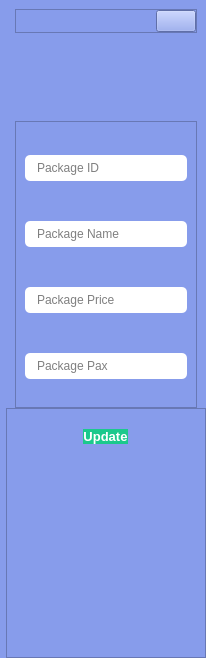
     <widget class="QCustomSlideMenu" name="updatePackagesMenu" native="true">
      <property name="minimumSize">
       <size>
        <width>0</width>
        <height>658</height>
       </size>
      </property>
      <property name="maximumSize">
       <size>
        <width>0</width>
        <height>16777215</height>
       </size>
      </property>
      <property name="styleSheet">
       <string notr="true">background-color: #879CEB;</string>
      </property>
      <layout class="QVBoxLayout" name="verticalLayout_83">
       <property name="spacing">
        <number>0</number>
       </property>
       <property name="leftMargin">
        <number>6</number>
       </property>
       <property name="topMargin">
        <number>0</number>
       </property>
       <property name="rightMargin">
        <number>0</number>
       </property>
       <property name="bottomMargin">
        <number>0</number>
       </property>
       <item>
        <widget class="QWidget" name="widget_38" native="true">
         <property name="minimumSize">
          <size>
           <width>200</width>
           <height>350</height>
          </size>
         </property>
         <property name="styleSheet">
          <string notr="true">background-color: #879CEB;</string>
         </property>
         <layout class="QVBoxLayout" name="verticalLayout_84">
          <property name="spacing">
           <number>9</number>
          </property>
          <property name="bottomMargin">
           <number>0</number>
          </property>
          <item>
           <widget class="QFrame" name="frame_61">
            <property name="sizePolicy">
             <sizepolicy hsizetype="Preferred" vsizetype="Fixed">
              <horstretch>0</horstretch>
              <verstretch>0</verstretch>
             </sizepolicy>
            </property>
            <property name="styleSheet">
             <string notr="true">background-color: #879CEB;</string>
            </property>
            <property name="frameShape">
             <enum>QFrame::StyledPanel</enum>
            </property>
            <property name="frameShadow">
             <enum>QFrame::Raised</enum>
            </property>
            <layout class="QHBoxLayout" name="horizontalLayout_62">
             <property name="spacing">
              <number>0</number>
             </property>
             <property name="leftMargin">
              <number>0</number>
             </property>
             <property name="topMargin">
              <number>0</number>
             </property>
             <property name="rightMargin">
              <number>0</number>
             </property>
             <property name="bottomMargin">
              <number>0</number>
             </property>
             <item alignment="Qt::AlignRight">
              <widget class="QPushButton" name="closeUpdatePackagesMenu">
               <property name="text">
                <string/>
               </property>
               <property name="icon">
                <iconset>
                 <normaloff>../SSIS v@/Resource/closeIcon.png</normaloff>../SSIS v@/Resource/closeIcon.png</iconset>
               </property>
               <property name="iconSize">
                <size>
                 <width>24</width>
                 <height>24</height>
                </size>
               </property>
              </widget>
             </item>
            </layout>
           </widget>
          </item>
          <item alignment="Qt::AlignHCenter">
           <widget class="QLabel" name="label_24">
            <property name="minimumSize">
             <size>
              <width>70</width>
              <height>70</height>
             </size>
            </property>
            <property name="maximumSize">
             <size>
              <width>70</width>
              <height>70</height>
             </size>
            </property>
            <property name="text">
             <string/>
            </property>
            <property name="pixmap">
             <pixmap>resource/package.png</pixmap>
            </property>
            <property name="scaledContents">
             <bool>true</bool>
            </property>
           </widget>
          </item>
          <item>
           <widget class="QFrame" name="frame_65">
            <property name="frameShape">
             <enum>QFrame::StyledPanel</enum>
            </property>
            <property name="frameShadow">
             <enum>QFrame::Raised</enum>
            </property>
            <layout class="QVBoxLayout" name="verticalLayout_29">
             <property name="spacing">
              <number>16</number>
             </property>
             <property name="bottomMargin">
              <number>0</number>
             </property>
             <item>
              <widget class="QLineEdit" name="updatePackageID">
               <property name="font">
                <font>
                 <kerning>false</kerning>
                </font>
               </property>
               <property name="mouseTracking">
                <bool>true</bool>
               </property>
               <property name="styleSheet">
                <string notr="true">QLineEdit {
	background-color: #FFFFFF;
	padding: 5px 10px;
	border-radius: 5px;
}</string>
               </property>
               <property name="inputMask">
                <string/>
               </property>
               <property name="text">
                <string/>
               </property>
               <property name="frame">
                <bool>true</bool>
               </property>
               <property name="readOnly">
                <bool>false</bool>
               </property>
               <property name="placeholderText">
                <string>Package ID</string>
               </property>
              </widget>
             </item>
             <item>
              <widget class="QLineEdit" name="updatePackageName">
               <property name="font">
                <font>
                 <kerning>false</kerning>
                </font>
               </property>
               <property name="mouseTracking">
                <bool>true</bool>
               </property>
               <property name="styleSheet">
                <string notr="true">QLineEdit {
	background-color: #FFFFFF;
	padding: 5px 10px;
	border-radius: 5px;
}</string>
               </property>
               <property name="inputMask">
                <string/>
               </property>
               <property name="text">
                <string/>
               </property>
               <property name="frame">
                <bool>true</bool>
               </property>
               <property name="readOnly">
                <bool>false</bool>
               </property>
               <property name="placeholderText">
                <string>Package Name</string>
               </property>
              </widget>
             </item>
             <item>
              <widget class="QLineEdit" name="updatePackagePrice">
               <property name="font">
                <font>
                 <kerning>false</kerning>
                </font>
               </property>
               <property name="mouseTracking">
                <bool>true</bool>
               </property>
               <property name="styleSheet">
                <string notr="true">QLineEdit {
	background-color: #FFFFFF;
	padding: 5px 10px;
	border-radius: 5px;
}</string>
               </property>
               <property name="text">
                <string/>
               </property>
               <property name="frame">
                <bool>true</bool>
               </property>
               <property name="readOnly">
                <bool>false</bool>
               </property>
               <property name="placeholderText">
                <string>Package Price</string>
               </property>
              </widget>
             </item>
             <item>
              <widget class="QLineEdit" name="updatePackagePax">
               <property name="font">
                <font>
                 <kerning>false</kerning>
                </font>
               </property>
               <property name="mouseTracking">
                <bool>true</bool>
               </property>
               <property name="styleSheet">
                <string notr="true">QLineEdit {
	background-color: #FFFFFF;
	padding: 5px 10px;
	border-radius: 5px;
}</string>
               </property>
               <property name="text">
                <string/>
               </property>
               <property name="frame">
                <bool>true</bool>
               </property>
               <property name="readOnly">
                <bool>false</bool>
               </property>
               <property name="placeholderText">
                <string>Package Pax</string>
               </property>
              </widget>
             </item>
            </layout>
           </widget>
          </item>
         </layout>
        </widget>
       </item>
       <item>
        <widget class="QFrame" name="frame_66">
         <property name="maximumSize">
          <size>
           <width>16777215</width>
           <height>250</height>
          </size>
         </property>
         <property name="styleSheet">
          <string notr="true">background-color: #879CEB;</string>
         </property>
         <property name="frameShape">
          <enum>QFrame::StyledPanel</enum>
         </property>
         <property name="frameShadow">
          <enum>QFrame::Raised</enum>
         </property>
         <layout class="QVBoxLayout" name="verticalLayout_85">
          <property name="spacing">
           <number>0</number>
          </property>
          <property name="leftMargin">
           <number>0</number>
          </property>
          <property name="topMargin">
           <number>20</number>
          </property>
          <property name="rightMargin">
           <number>0</number>
          </property>
          <property name="bottomMargin">
           <number>0</number>
          </property>
          <item alignment="Qt::AlignHCenter">
           <widget class="QPushButton" name="updatePackageBtn">
            <property name="font">
             <font>
              <pointsize>10</pointsize>
              <bold>true</bold>
              <strikeout>false</strikeout>
             </font>
            </property>
            <property name="cursor">
             <cursorShape>PointingHandCursor</cursorShape>
            </property>
            <property name="styleSheet">
             <string notr="true">	background-color: #1bc98c;
	border-radius: 10px;
	color: #FFFFFF;</string>
            </property>
            <property name="text">
             <string>Update</string>
            </property>
           </widget>
          </item>
          <item>
           <spacer name="verticalSpacer_29">
            <property name="orientation">
             <enum>Qt::Vertical</enum>
            </property>
            <property name="sizeHint" stdset="0">
             <size>
              <width>20</width>
              <height>305</height>
             </size>
            </property>
           </spacer>
          </item>
          <item>
           <spacer name="verticalSpacer_30">
            <property name="orientation">
             <enum>Qt::Vertical</enum>
            </property>
            <property name="sizeHint" stdset="0">
             <size>
              <width>20</width>
              <height>305</height>
             </size>
            </property>
           </spacer>
          </item>
         </layout>
        </widget>
       </item>
      </layout>
     </widget>
